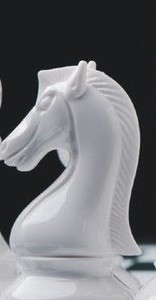
#> input picture images/chess3.jpg, 156 x 300 px
$ python utils.py   (older library calls are emulated)
#> lines starting #> are read from the running program, lines starting #| are printed output that depends on the picture
import numpy as np
from scipy.signal import convolve2d
from scipy.spatial.distance import cdist


def FAST(img, N=9, threshold=0.15, nms_window=2):
    kernel = np.array([[1,2,1],
                       [2,4,2],
                       [1,2,1]])/16      # 3x3 Gaussian Window

    img = convolve2d(img, kernel, mode='same')

    cross_idx = np.array([[3,0,-3,0], [0,3,0,-3]])
    circle_idx = np.array([[3,3,2,1,0,-1,-2,-3,-3,-3,-2,-1,0,1,2,3],
	                       [0,1,2,3,3,3,2,1,0,-1,-2,-3,-3,-3,-2,-1]])

    corner_img = np.zeros(img.shape)
    keypoints = []
    for y in range(3, img.shape[0]-3):
        for x in range(3, img.shape[1]-3):
            Ip = img[y,x]
            t = threshold*Ip if threshold < 1 else threshold
            # fast checking cross idx only
            if np.count_nonzero(Ip+t < img[y+cross_idx[0,:], x+cross_idx[1,:]]) >= 3 or np.count_nonzero(Ip-t > img[y+cross_idx[0,:], x+cross_idx[1,:]]) >= 3:
                # detailed check -> full circle
                if np.count_nonzero(img[y+circle_idx[0,:], x+circle_idx[1,:]] >= Ip+t) >= N or np.count_nonzero(img[y+circle_idx[0,:], x+circle_idx[1,:]] <= Ip-t) >= N:
                    # Keypoint [corner]
                    keypoints.append([x,y])     # Note: keypoint = [col, row]
                    corner_img[y,x] = np.sum(np.abs(Ip - img[y+circle_idx[0,:], x+circle_idx[1,:]]))

    # NMS - Non Maximal Suppression
    if nms_window != 0:
        fewer_kps = []
        for [x, y] in keypoints:
            window = corner_img[y-nms_window:y+nms_window+1, x-nms_window:x+nms_window+1]
            # v_max = window.max()
            loc_y_x = np.unravel_index(window.argmax(), window.shape)
            x_new = x + loc_y_x[1] - nms_window
            y_new = y + loc_y_x[0] - nms_window
            new_kp = [x_new, y_new]
            if new_kp not in fewer_kps:
                fewer_kps.append(new_kp)
    else:
        fewer_kps = keypoints

    return np.array(fewer_kps)

def corner_orientations(img, corners):
    # mask shape must be odd to have one centre point which is the corner
    OFAST_MASK = np.zeros((31, 31), dtype=np.int32)
    OFAST_UMAX = [15, 15, 15, 15, 14, 14, 14, 13, 13, 12, 11, 10, 9, 8, 6, 3]
    for i in range(-15, 16):
        for j in range(-OFAST_UMAX[abs(i)], OFAST_UMAX[abs(i)] + 1):
            OFAST_MASK[15 + j, 15 + i] = 1
    mrows, mcols = OFAST_MASK.shape
    mrows2 = int((mrows - 1) / 2)
    mcols2 = int((mcols - 1) / 2)

    # Padding to avoid errors @ corners near image edges.
    # Padding value=0 to not affect the orientation calculations
    img = np.pad(img, (mrows2, mcols2), mode='constant', constant_values=0)

    # Calculating orientation by the intensity centroid method
    orientations = []
    for i in range(corners.shape[0]):
        c0, r0 = corners[i, :]
        m01, m10 = 0, 0
        for r in range(mrows):
            m01_temp = 0
            for c in range(mcols):
                if OFAST_MASK[r,c]:
                    I = img[r0+r, c0+c]
                    m10 = m10 + I*(c-mcols2)
                    m01_temp = m01_temp + I
            m01 = m01 + m01_temp*(r-mrows2)
        orientations.append(np.arctan2(m01, m10))

    return np.array(orientations)


def BRIEF(img, keypoints, orientations=None, n=256, patch_size=9, sigma=1, mode='uniform', sample_seed=42):
    '''
    BRIEF [Binary Robust Independent Elementary Features] keypoint/corner descriptor
    '''
    random = np.random.RandomState(seed=sample_seed)

    # kernel = np.array([[1,2,1],
    #                    [2,4,2],
    #                    [1,2,1]])/16      # 3x3 Gaussian Window

    kernel = np.array([[1, 4,  7,  4,  1],
                       [4, 16, 26, 16, 4],
                       [7, 26, 41, 26, 7],
                       [4, 16, 26, 16, 4],
                       [1, 4,  7,  4,  1]])/273      # 5x5 Gaussian Window

    img = convolve2d(img, kernel, mode='same')

    if mode == 'normal':
        samples = (patch_size / 5.0) * random.randn(n*8)
        samples = np.array(samples, dtype=np.int32)
        samples = samples[(samples < (patch_size // 2)) & (samples > - (patch_size - 2) // 2)]
        pos1 = samples[:n * 2].reshape(n, 2)
        pos2 = samples[n * 2:n * 4].reshape(n, 2)
    elif mode == 'uniform':
        samples = random.randint(-(patch_size - 2) // 2 +1, (patch_size // 2), (n * 2, 2))
        samples = np.array(samples, dtype=np.int32)
        pos1, pos2 = np.split(samples, 2)

    rows, cols = img.shape

    if orientations is None:
        mask = (  ((patch_size//2 - 1) < keypoints[:, 0])
                & (keypoints[:, 0] < (cols - patch_size//2 + 1))
                & ((patch_size//2 - 1) < keypoints[:, 1])
                & (keypoints[:, 1] < (rows - patch_size//2 + 1)))

        keypoints = np.array(keypoints[mask, :], dtype=np.intp, copy=False)
        descriptors = np.zeros((keypoints.shape[0], n), dtype=bool)

        for p in range(pos1.shape[0]):
            pr0 = pos1[p, 0]
            pc0 = pos1[p, 1]
            pr1 = pos2[p, 0]
            pc1 = pos2[p, 1]
            for k in range(keypoints.shape[0]):
                kr = keypoints[k, 1]
                kc = keypoints[k, 0]
                if img[kr + pr0, kc + pc0] < img[kr + pr1, kc + pc1]:
                    descriptors[k, p] = True
    else:
        # Using orientations

        # masking the keypoints with a safe distance from borders
        # instead of the patch_size//2 distance used in case of no rotations.
        distance = int((patch_size//2)*1.5)
        mask = (  ((distance - 1) < keypoints[:, 0])
                & (keypoints[:, 0] < (cols - distance + 1))
                & ((distance - 1) < keypoints[:, 1])
                & (keypoints[:, 1] < (rows - distance + 1)))

        keypoints = np.array(keypoints[mask], dtype=np.intp, copy=False)
        orientations = np.array(orientations[mask], copy=False)
        descriptors = np.zeros((keypoints.shape[0], n), dtype=bool)

        for i in range(descriptors.shape[0]):
            angle = orientations[i]
            sin_theta = np.sin(angle)
            cos_theta = np.cos(angle)

            kr = keypoints[i, 1]
            kc = keypoints[i, 0]
            for p in range(pos1.shape[0]):
                pr0 = pos1[p, 0]
                pc0 = pos1[p, 1]
                pr1 = pos2[p, 0]
                pc1 = pos2[p, 1]

                # Rotation is based on the idea that:
                # x` = x*cos(th) - y*sin(th)
                # y` = x*sin(th) + y*cos(th)
                # c -> x & r -> y
                spr0 = round(sin_theta*pr0 + cos_theta*pc0)
                spc0 = round(cos_theta*pr0 - sin_theta*pc0)
                spr1 = round(sin_theta*pr1 + cos_theta*pc1)
                spc1 = round(cos_theta*pr1 - sin_theta*pc1)

                if img[kr + spr0, kc + spc0] < img[kr + spr1, kc + spc1]:
                    descriptors[i, p] = True
    return descriptors


def match(descriptors1, descriptors2, max_distance=np.inf, cross_check=True, distance_ratio=None):
    distances = cdist(descriptors1, descriptors2, metric='hamming')   # distances.shape: [len(d1), len(d2)]

    indices1 = np.arange(descriptors1.shape[0])     # [0, 1, 2, 3, 4, 5, 6, 7, ..., len(d1)] "indices of d1"
    indices2 = np.argmin(distances, axis=1)         # [12, 465, 23, 111, 123, 45, 67, 2, 265, ..., len(d1)] "list of the indices of d2 points that are closest to d1 points"
                                                    # Each d1 point has a d2 point that is the most close to it.
    if cross_check:
        '''
        Cross check idea:
        what d1 matches with in d2 [indices2], should be equal to
        what that point in d2 matches with in d1 [matches1]
        '''
        matches1 = np.argmin(distances, axis=0)     # [15, 37, 283, ..., len(d2)] "list of d1 points closest to d2 points"
                                                    # Each d2 point has a d1 point that is closest to it.
        # indices2 is the forward matches [d1 -> d2], while matches1 is the backward matches [d2 -> d1].
        mask = indices1 == matches1[indices2]       # len(mask) = len(d1)
        # we are basically asking does this point in d1 matches with a point in d2 that is also matching to the same point in d1 ?
        indices1 = indices1[mask]
        indices2 = indices2[mask]

    if max_distance < np.inf:
        mask = distances[indices1, indices2] < max_distance
        indices1 = indices1[mask]
        indices2 = indices2[mask]

    if distance_ratio is not None:
        '''
        the idea of distance_ratio is to use this ratio to remove ambigous matches.
        ambigous matches: matches where the closest match distance is similar to the second closest match distance
                          basically, the algorithm is confused about 2 points, and is not sure enough with the closest match.
        solution: if the ratio between the distance of the closest match and
                  that of the second closest match is more than the defined "distance_ratio",
                  we remove this match entirly. if not, we leave it as is.
        '''
        modified_dist = distances
        fc = np.min(modified_dist[indices1,:], axis=1)
        modified_dist[indices1, indices2] = np.inf
        fs = np.min(modified_dist[indices1,:], axis=1)
        mask = fc/fs <= 0.5
        indices1 = indices1[mask]
        indices2 = indices2[mask]

    # sort matches using distances
    dist = distances[indices1, indices2]
    sorted_indices = dist.argsort()

    matches = np.column_stack((indices1[sorted_indices], indices2[sorted_indices]))
    return matches


if __name__ == "__main__":
    import cv2
    import matplotlib.pyplot as plt
    from time import time
    from skimage.feature import plot_matches
    from skimage.transform import pyramid_gaussian

    # Trying multi-scale
    N_LAYERS = 4
    DOWNSCALE = 2

    img1 = cv2.imread('images/chess3.jpg')
#> img1 is the input picture: shape (300, 156, 3); mean B, G, R 117.5, 113.6, 112.8
    original_img1 = cv2.cvtColor(img1, cv2.COLOR_BGR2RGB)
    img1 = cv2.cvtColor(img1, cv2.COLOR_BGR2RGB)
    gray1 = cv2.cvtColor(img1, cv2.COLOR_RGB2GRAY)
    grays1 = list(pyramid_gaussian(gray1, downscale=DOWNSCALE, max_layer=N_LAYERS, multichannel=False))
#> grays1 = 5 items

    img2 = cv2.imread('images/chess.jpg')
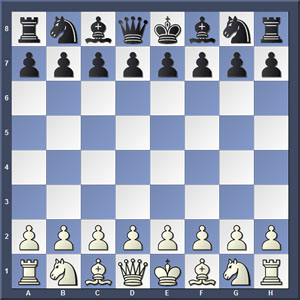
#> input picture images/chess.jpg, 300 x 300 px
#> img2 is the input picture: shape (300, 300, 3); mean B, G, R 180.3, 161.8, 153.4
    original_img2 = cv2.cvtColor(img2, cv2.COLOR_BGR2RGB)
    img2 = cv2.cvtColor(img2, cv2.COLOR_BGR2RGB)
    gray2 = cv2.cvtColor(img2, cv2.COLOR_RGB2GRAY)
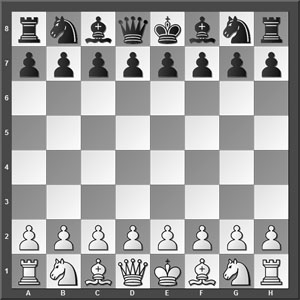
#> gray2: shape (300, 300); min 0, max 255, mean 161.4
    grays2 = list(pyramid_gaussian(gray2, downscale=2, max_layer=4, multichannel=False))
#> grays2 = 5 items

    scales = [(i*DOWNSCALE if i>0 else 1) for i in range(N_LAYERS)]
    features_img1 = np.copy(img1)
    features_img2 = np.copy(img2)


    kps1 = []
    kps2 = []
    ds1 = []
    ds2 = []
    ms = []
    for i in range(len(scales)):
        scale_kp1 = FAST(grays1[i], N=9, threshold=0.15, nms_window=3)
        kps1.append(scale_kp1*scales[i])
        scale_kp2 = FAST(grays2[i], N=9, threshold=0.15, nms_window=3)
        kps2.append(scale_kp2*scales[i])
        for keypoint in scale_kp1:
            features_img1 = cv2.circle(features_img1, tuple(keypoint*scales[i]), 3*scales[i], (0,255,0), 1)
        for keypoint in scale_kp2:
            features_img2 = cv2.circle(features_img2, tuple(keypoint*scales[i]), 3*scales[i], (0,255,0), 1)
        plt.figure()
        plt.subplot(1,2,1)
        plt.imshow(grays1[i], cmap='gray')
        plt.subplot(1,2,2)
        plt.imshow(features_img1)

        plt.figure()
        plt.subplot(1,2,1)
        plt.imshow(grays2[i], cmap='gray')
        plt.subplot(1,2,2)
        plt.imshow(features_img2)

        d1 = BRIEF(grays1[i], scale_kp1, mode='uniform', patch_size=8, n=512)
        ds1.append(d1)
        d2 = BRIEF(grays2[i], scale_kp2, mode='uniform', patch_size=8, n=512)
        ds2.append(d2)

        matches = match(d1,d2, cross_check=True)
        ms.append(matches)
        print('no. of matches: ', matches.shape[0])

        fig = plt.figure(figsize=(20, 10))
        ax = fig.add_subplot(1,1,1)

#> (the run stopped early here; a loop or call above may not have finished)
